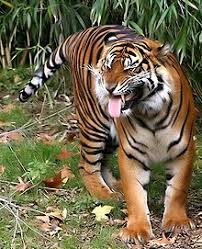
#> input picture filtros/tigre.jpeg, 202 x 249 px
$ python FiltroPrewit.py
#> lines starting #> are read from the running program, lines starting #| are printed output that depends on the picture
import numpy as np
from PIL import Image
import matplotlib.pyplot as plt


class Filter:

  def __init__(self, image, mask):
    self.image = image
    self.width = image.width
    self.height = image.height
    self.newImage = image.copy()
    self.mask = mask
    self.widthMask = len(mask[0])
    self.heightMask = len(mask)

  def applyFilter(self):
    for x in range(1, self.width-1):
      for y in range(1, self.height-1):
        self.applyMask(x, y)
    return self.newImage

  def applyMask(self, x, y):
    total = 0
    for i in range(self.widthMask):
      for j in range(self.heightMask):
        total += self.image.getpixel((x-1+i, y-1+j)) * self.mask[i][j]
    self.newImage.putpixel((x, y), int(total/(self.widthMask*self.heightMask)))

def main():
  image = Image.open("tigre.jpeg").convert("L")
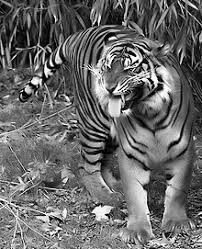
#> image: PIL image 202x249 L; min 0, max 255, mean 105.3
  plt.subplot(1, 2, 1)
  plt.imshow(image, cmap='gray')
  plt.title("Imagen original")
  # [6 lines of commented-out code are left out]
  mask = [[1, 2, 1], [-2, 4, -2], [1, 2, 1]] # promedio ponderado
  filter = Filter(image, mask)
  newImage = filter.applyFilter()
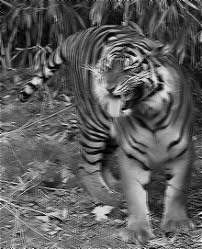
#> newImage: PIL image 202x249 L; min 0, max 255, mean 93.4
  plt.subplot(1, 2, 2)
  plt.imshow(newImage, cmap='gray')
  plt.title("Imagen filtrada")
  plt.show()
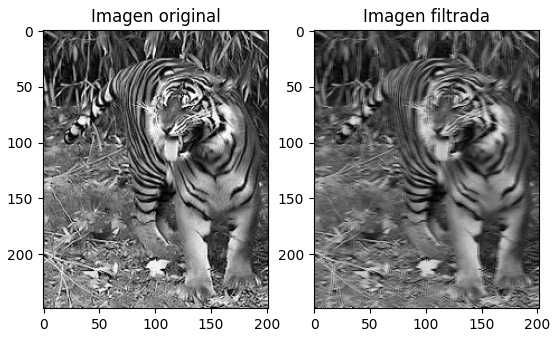
#> figure drawn by matplotlib, 2 panels

if __name__ == "__main__":
  main()
